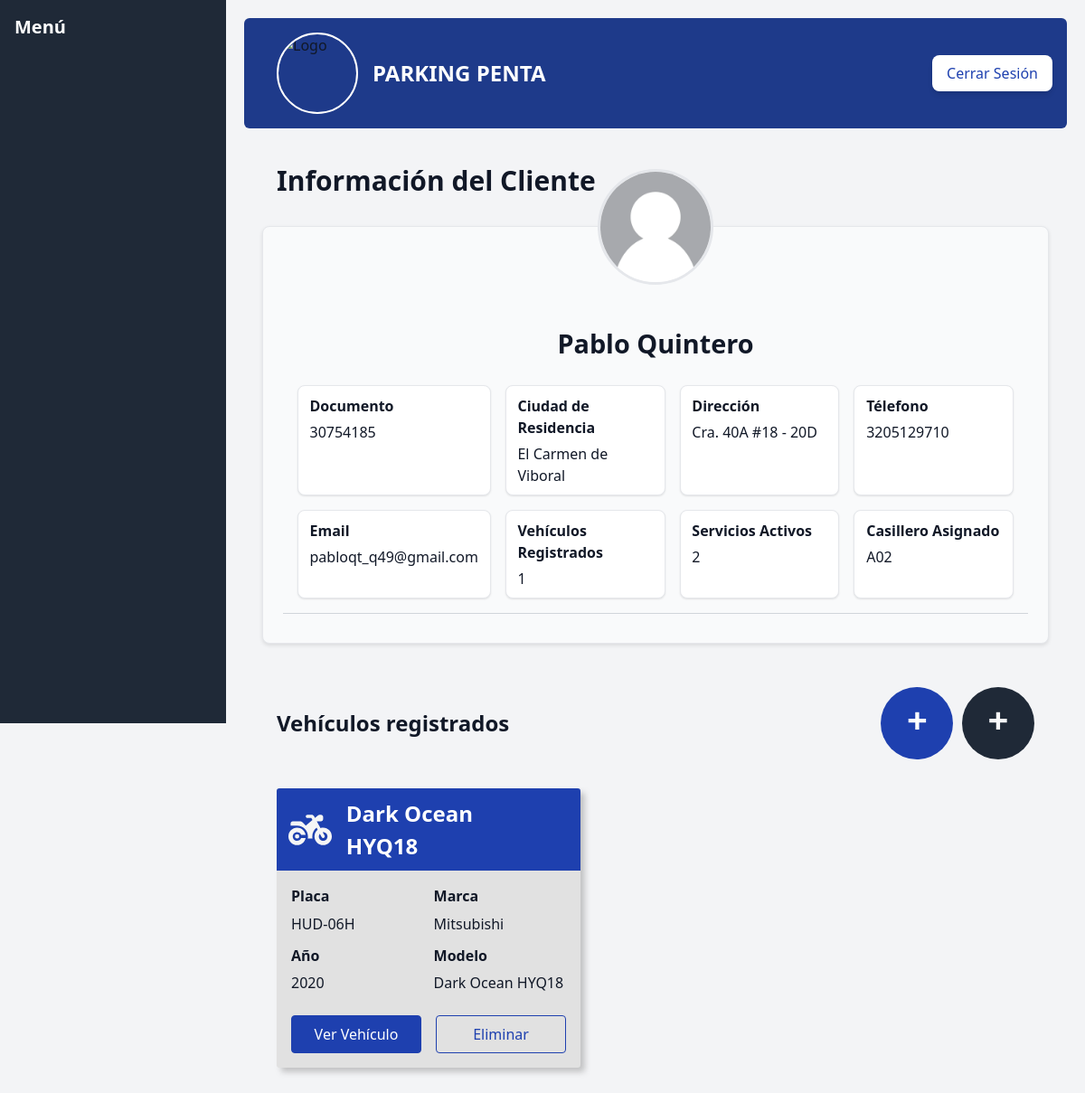
Page /view/empleados/cliente_info.php?id_cliente=4 (signed in) on the committed database.
### tables this page shows
CREATE TABLE `clientes` (
  `id_cliente` int(11) NOT NULL,
  `documento` int(11) NOT NULL,
  `nombre` varchar(30) NOT NULL,
  `ciudad` varchar(30) NOT NULL,
  `direccion` varchar(60) NOT NULL,
  `telefono` varchar(20) NOT NULL,
  `email` varchar(60) NOT NULL,
  `deshabilitado` tinyint(4) NOT NULL DEFAULT 0
);

CREATE TABLE `lockers` (
  `id_locker` int(11) NOT NULL,
  `codigo_locker` tinytext NOT NULL,
  `asignado` tinyint(4) NOT NULL DEFAULT 0
);

CREATE TABLE `vehiculos` (
  `id_vehiculo` int(11) NOT NULL,
  `placa` varchar(10) NOT NULL,
  `marca` varchar(100) NOT NULL,
  `modelo` varchar(100) NOT NULL,
  `ano` int(11) NOT NULL,
  `tipo_vehiculo` varchar(15) NOT NULL,
  `deshabilitado` tinyint(4) NOT NULL DEFAULT 0,
  `id_cliente` int(11) NOT NULL,
  `id_empleado` int(11) NOT NULL
);

### controllers/customer_controller.php (called while the page is built, shortened)
<?php
require_once('../../models/customer_model.php');
class CustomerController {
    private $model;
    public function __construct() {
        $this->model = new CustomerModel();
    }
    public function show_customer($id) {
        $customer = $this->model->get_customer($id);
        return $customer;
    }
}
?>

### models/customer_model.php (called while the page is built, shortened)
<?php
class CustomerModel {
    private $connection;
    public function __construct() {
        $this->connection = mysqli_connect('localhost', 'root', '', 'dbpenta');
    }
    public function get_customer($id) : array | bool {
        $get_customer = mysqli_execute_query($this->connection, 'SELECT * FROM clientes WHERE id_cliente = ? AND deshabilitado = ?', [$id, 0]);
        return mysqli_fetch_assoc($get_customer);
    }
}
?>

### controllers/vehicle_controller.php (called while the page is built, shortened)
<?php
require_once('../../models/vehicle_model.php');
class VehicleController {
    private $model;
    public function __construct() {
        $this->model = new VehicleModel();
    }
    public function showAll_vehicles_customer($id_customer) {
        $vehicles = $this->model->getAll_vehicles_customer($id_customer);
        return $vehicles;
    }
    public function countAll_vehicles_customer($id_customer) {
        $vehicles = $this->model->countAll_vehicles_customer($id_customer);
        return $vehicles;
    }
}
?>

### models/vehicle_model.php (called while the page is built, shortened)
<?php
class VehicleModel {
    private $connection;
    public function __construct() {
        $this->connection = mysqli_connect('localhost', 'root', '', 'dbpenta');
    }
    public function getAll_vehicles_customer($id_customer) {
        $vehicles = mysqli_execute_query($this->connection, 'SELECT * FROM vehiculos WHERE id_cliente = ? AND deshabilitado = ?', [$id_customer, 0]);
        return $vehicles;
    }
    public function countAll_vehicles_customer($id_customer): int {
        $counter = mysqli_execute_query($this->connection, 'SELECT COUNT(*) FROM vehiculos WHERE id_cliente = ? AND deshabilitado = ?', [$id_customer, 0]);
        return $counter->fetch_row()[0];
    }
}
?>

### controllers/service_controller.php (called while the page is built, shortened)
<?php
require_once('../../models/service_model.php');
class ServiceController {
    private $model;
    public function __construct() {
        $this->model = new ServiceModel();
    }
    public function showAll_customer_services($id_customer) {
        $services = $this->model->getAll_customer_services($id_customer);
        return $services;
    }
}
?>

### models/service_model.php (called while the page is built, shortened)
<?php
class ServiceModel {
    private $connection;
    public function __construct() {
        $this->connection = mysqli_connect('localhost', 'root', '', 'dbpenta');
    }
    public function getAll_customer_services($id_customer) {
        $services = mysqli_execute_query($this->connection, 'SELECT COUNT(*) FROM servicios WHERE id_cliente_fk = ? AND habilitado = ?', [$id_customer, 1]);
        return $services->fetch_row()[0];
    }
}
?>

### controllers/locker_controller.php (called while the page is built, shortened)
<?php
require_once('../../models/locker_model.php');
class LockerController {
    private $model;
    public function __construct() {
        $this->model = new LockerModel();
    }
    public function get_customer_locker($id_customer) {
        $locker = $this->model->show_customer_locker($id_customer);
        return $locker;
    }
}
?>

### models/locker_model.php (called while the page is built, shortened)
<?php
class LockerModel {
    private $connection;
    public function __construct() {
        $this->connection = mysqli_connect('localhost', 'root', '', 'dbpenta');
    }
    public function show_customer_locker($id_customer) {
        $isExisting = mysqli_execute_query($this->connection, 'SELECT * FROM locker_cliente WHERE id_cliente = ?', [$id_customer]);
        $locker_id = $isExisting->fetch_assoc()['id_locker'];
        $locker = mysqli_execute_query($this->connection, 'SELECT * FROM lockers WHERE id_locker = ? AND asignado = ?', [$locker_id, 1]);
        return $locker->fetch_assoc()['codigo_locker'];
    }
}
?>

### view/empleados/cliente_info.php (the view, shortened to what this page needs)
<?php
require_once('../../controllers/customer_controller.php');
require_once('../../controllers/service_controller.php');
require_once('../../controllers/locker_controller.php');
require_once('../../controllers/vehicle_controller.php');
if (isset($_GET['id_cliente'])) {
    $id = $_GET['id_cliente'];
    $customer_request = new CustomerController();
    $vehicle_request = new VehicleController();
    $service_request = new ServiceController();
    $locker_request = new LockerController();
    $showCustomer = $customer_request->show_customer($id);
    $countedCars = $vehicle_request->countAll_vehicles_customer($id);
    $countedServices = $service_request->showAll_customer_services($id);
    $showAll_vehicles = $vehicle_request->showAll_vehicles_customer($id);
    $show_customer_locker = $locker_request->get_customer_locker($id);
}
?>
<!DOCTYPE html>
<html lang="es">
<head>
    <script src="https://cdn.tailwindcss.com?plugins=forms,typography,aspect-ratio,line-clamp,container-queries"></script>
    <link href="https://cdn.jsdelivr.net/npm/tailwindcss@2.2.19/dist/tailwind.min.css" rel="stylesheet">
    <link rel="stylesheet" href="../../styles/customer-information.css">
</head>
<body class="bg-gray-100 text-gray-900">
    <?php include '../reutils/navbar.php' ?>
    <div id="content" class="ml-64 p-6">
        <?php include '../reutils/navbar-user.php'?>
        <main class="mt-10 px-5">
            <h2 class="text-3xl font-semibold mb-4 pl-4 changer">Información del Cliente</h2>
            <div class="customer-container">
                <img src="../../images/blank-avatar.webp" alt="customer" class="customer-logo">
                <h2 class="text-xl font-semibold mb-4"><?= htmlspecialchars($showCustomer['nombre']) ?></h2>
                <div class="customer-info-container mx-6 px-6">
                    <div class="info-card">
                        <span class="info-title font-semibold">Documento</span>
                        <span class="info-data"><?= htmlspecialchars($showCustomer['documento']) ?></span>
                    </div>
                    <div class="info-card">
                        <span class="info-title font-semibold">Ciudad de Residencia</span>
                        <span class="info-data"><?= htmlspecialchars($showCustomer['ciudad']) ?></span>
                    </div>
                    <div class="info-card">
                        <span class="info-title font-semibold">Dirección</span>
                        <span class="info-data"><?= htmlspecialchars($showCustomer['direccion']) ?></span>
                    </div>
                    <div class="info-card">
                        <span class="info-title font-semibold">Télefono</span>
                        <span class="info-data"><?= htmlspecialchars($showCustomer['telefono']) ?></span>
                    </div>
                    <div class="info-card">
                        <span class="info-title font-semibold">Email</span>
                        <span class="info-data"><?= htmlspecialchars($showCustomer['email']) ?></span>
                    </div>
                    <div class="info-card">
                        <span class="info-title font-semibold">Vehículos Registrados</span>
                        <span class="info-data"><?= $countedCars > 0 ? $countedCars : 'Ninguno' ?></span>
                    </div>
                    <div class="info-card">
                        <span class="info-title font-semibold">Servicios Activos</span>
                        <span class="info-data"><?= $countedServices ?></span>
                    </div>
                    <div class="info-card">
                        <span class="info-title font-semibold">Casillero Asignado</span>
                        <span class="info-data"><?= $show_customer_locker ?></span>
                    </div>
                </div>
            </div>
            <div class="to-register px-4">
                <h2 class="text-2xl font-semibold my-4 changer">Vehículos registrados</h2>
                <div class="btns-create">
                    <a href="crear_vehiculo.php?id_customer=<?= $showCustomer['id_cliente'] ?>"><span class="add">+</span></a>
                    <?php
                        if ($countedServices == 2) { ?>
                            <button class="activate_modal"><span class="add">+</span></button>
                            <?php
                        }
                    ?>
                </div>
            </div>
            <section class="all-vehicles px-4">
                <?php
                    while ($vehicles = mysqli_fetch_assoc($showAll_vehicles)) { ?>
                        <div class="vehicle-card">
                            <header class="car-card-header">
                                <div class="separator">
                                    <img src="../../images/<?= $vehicles['tipo_vehiculo'] == 'carro' ? 'car-solid.svg' : 'motorcycle-solid.svg' ?>" alt="car">
                                    <h3 class="car-card-title"><?= htmlspecialchars($vehicles['modelo']) ?></h3>
                                </div>
                                <a href="editar_vehiculo.php?placa=<?= urlencode($vehicles['placa']) ?>"><img src="../../images/pencil-solid.svg" class="edit"/></a>
                            </header>
                            <div class="car-card-info">
                                <div class="card-info-group">
                                    <span class="title">Placa</span>
                                    <span class="data"><?= htmlspecialchars($vehicles['placa']) ?></span>
                                </div>
                                <div class="card-info-group">
                                    <span class="title">Marca</span>
                                    <span class="data"><?= htmlspecialchars($vehicles['marca']) ?></span>
                                </div>
                                <div class="card-info-group">
                                    <span class="title">Año</span>
                                    <span class="data"><?= htmlspecialchars($vehicles['ano']) ?></span>
                                </div>
                                <div class="card-info-group">
                                    <span class="title">Modelo</span>
                                    <span class="data"><?= htmlspecialchars($vehicles['modelo']) ?></span>
                                </div>
                            </div>
                            <div class="btns-group">
                                <a href="info_vehiculo.php?placa=<?= urlencode($vehicles['placa']) ?>">Ver Vehículo</a>
                                <a href="#">Eliminar</a>
                            </div>
                        </div>
                    <?php
                    }
                ?>
            </section>
        </main>
    </div>
</body>
</html>

### styles/customer-information.css (style rules this page uses)
:root { --customer-container-bg: #F9FAFB; --border-color: #E5E7EB; --underline-color: #D1D5DB; --card-bg: #1E40AF; --text-color: #374151; --btn-new-bgColor: #1F2937; }
* { box-sizing: border-box; margin: 0; padding: 0; }
body { font-family: Arial, sans-serif; }
main { display: flex; flex-direction: column; gap: 1em; }
.customer-container { background-color: var(--customer-container-bg); width: 100%; min-height: 18em; position: relative; border: 1px solid var(--border-color); border-radius: 0.5em; box-shadow: 0 2px 4px rgba(0, 0, 0, 0.1); display: flex; flex-direction: column; padding-bottom: 2em; margin-bottom: 2em; }
.customer-container .customer-logo { width: 8em; height: 8em; border: 3px solid var(--border-color); border-radius: 50%; position: absolute; top: -4em; left: 50%; transform: translateX(-50%); background-color: #fff; }
.customer-container h2 { text-align: center; padding-top: 4em; font-weight: 700; font-size: 1.8em; }
.customer-container .customer-info-container { display: grid; grid-template-columns: repeat(4, 1fr); border-bottom: 1px solid var(--underline-color); padding: 1em; gap: 1em; margin: 0 auto; width: 95%; }
.customer-container .customer-info-container .info-card { display: flex; flex-direction: column; gap: 0.3em; padding: 0.6em 0.8em; background-color: #fff; border: 1px solid var(--border-color); border-radius: 0.5em; box-shadow: 0 1px 2px rgba(0, 0, 0, 0.1); }
.to-register { display: flex; align-items: center; justify-content: space-between; }
.to-register a { width: 2em; height: 2em; border-radius: 50%; background-color: var(--card-bg); color: #ffffff; font-weight: 700; display: flex; justify-content: center; align-items: center; font-size: 2.5em; transition: .3s; }
.to-register .btns-create { display: flex; align-items: center; gap: 0.6em; }
.to-register .btns-create .activate_modal { width: 2em; height: 2em; font-size: 2.5em; border-radius: 50%; color: var(--customer-container-bg); background-color: var(--btn-new-bgColor); font-weight: 700; transition: .3s; display: flex; justify-content: center; align-items: center; }
.to-register .add { margin-top: -0.2em; }
.all-vehicles { display: grid; grid-template-columns: repeat(auto-fill, minmax(15em, 21em)); gap: 1.5em; margin: 1em 0; position: relative; }
.all-vehicles .vehicle-card { background-color: #E1E1E1; border-radius: 0.2em; overflow: hidden; box-shadow: 0.3em 0.3em 0.4em #77777766; }
.all-vehicles .vehicle-card .car-card-header { background-color: var(--card-bg); display: flex; align-items: center; justify-content: space-between; padding: 0.6em 0.8em; }
.all-vehicles .vehicle-card .car-card-header .separator { display: flex; align-items: center; gap: 1em; }
.all-vehicles .vehicle-card .car-card-header img { width: 3em; height: 3em; }
.all-vehicles .vehicle-card .car-card-title { color: #ffffff; font-size: 1.5em; font-weight: 600; }
.all-vehicles .vehicle-card .car-card-info .card-info-group { display: flex; flex-direction: column; gap: 0.4em; }
.all-vehicles .vehicle-card .car-card-info .card-info-group .title { font-weight: 600; }
.all-vehicles .vehicle-card .car-card-info { display: grid; grid-template-columns: repeat(2, 1fr); gap: 0.7em; padding: 1em; }
.all-vehicles .vehicle-card .btns-group { display: flex; justify-content: space-between; padding: 0.5em 0.5em 1em 0.5em; }
.all-vehicles .vehicle-card .btns-group a { flex: 1; margin: 0 0.5em; text-align: center; border: 1px solid var(--card-bg); font-size: 1em; padding: 0.5em; border-radius: 0.25em; transition: .3s; }
.all-vehicles .vehicle-card .btns-group a:first-child { color: #ffffff; background-color: var(--card-bg); }
.all-vehicles .vehicle-card .btns-group a:nth-child(2) { color: var(--card-bg); }

### styles/admin.css (style rules this page uses)
* { margin: 0; padding: 0; box-sizing: border-box; }
body { display: flex; min-height: 100vh; flex-direction: row; }
#content { margin-left: 250px; padding: 20px; flex: 1; }

### rows in the picture
clientes: nombre "Pablo Quintero", documento "30754185", ciudad "El Carmen de Viboral", direccion "Cra. 40A #18 - 20D", telefono "3205129710", email "pabloqt_q49@gmail.com"
lockers: codigo_locker "A02"
vehiculos: modelo "Dark Ocean HYQ18", placa "HUD-06H", marca "Mitsubishi", ano "2020"

### other values in the picture
$countedCars "1"
$countedServices "2"
